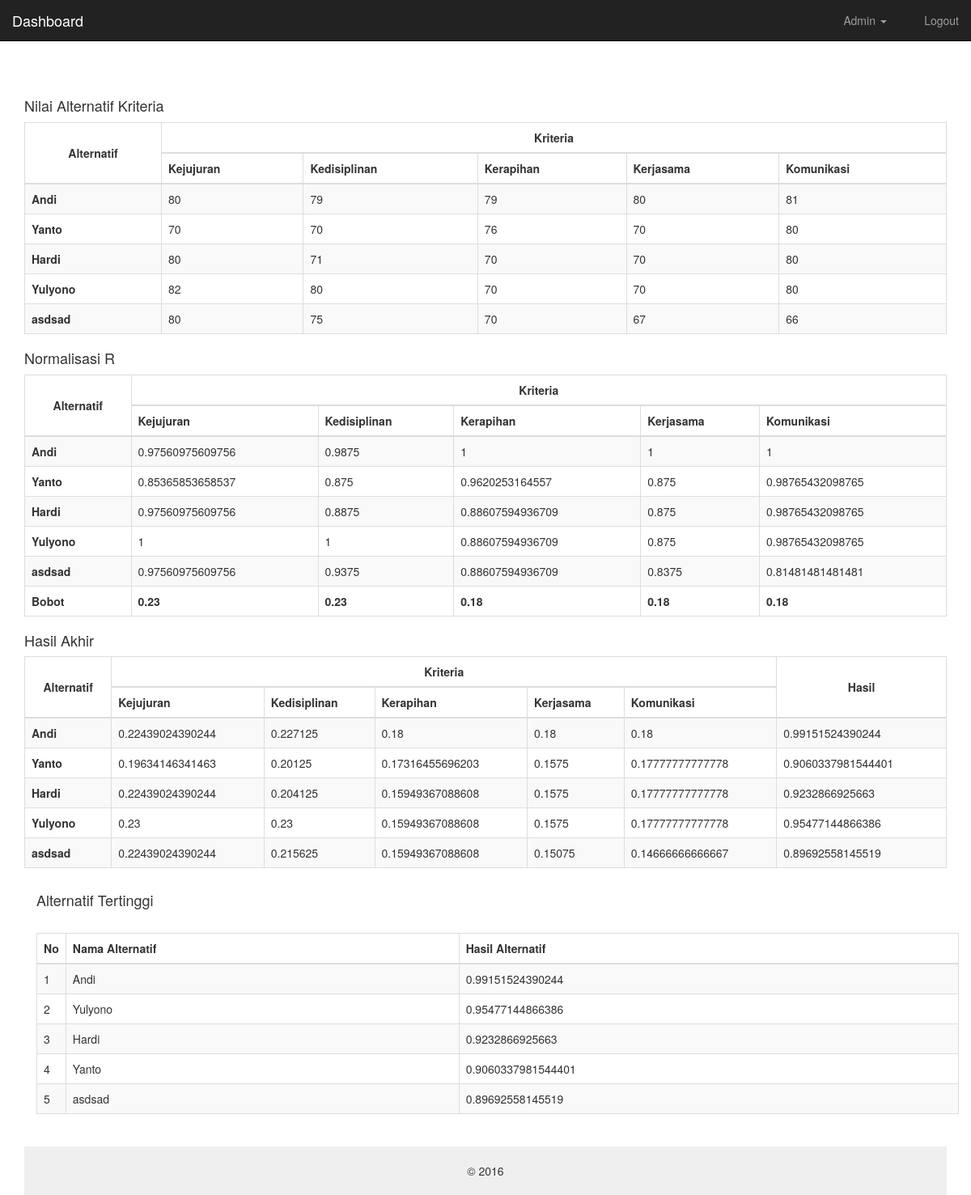
The app's page /laporan.php with its own data.
### tables this page shows
CREATE TABLE IF NOT EXISTS `kriteria` (
  `id_kriteria` int(11) NOT NULL,
  `nama_kriteria` varchar(255) NOT NULL,
  `tipe_kriteria` varchar(10) NOT NULL,
  `bobot_kriteria` double NOT NULL
);

CREATE TABLE IF NOT EXISTS `alternatif` (
  `id_alternatif` int(11) NOT NULL,
  `nama_alternatif` varchar(255) NOT NULL,
  `hasil_alternatif` double NOT NULL
);

CREATE TABLE IF NOT EXISTS `rangking` (
  `id_alternatif` int(11) NOT NULL,
  `id_kriteria` int(11) NOT NULL,
  `nilai_rangking` double NOT NULL,
  `nilai_normalisasi` double NOT NULL,
  `bobot_normalisasi` double NOT NULL
);

### includes/kriteria.inc.php (called while the page is built, shortened)
<?php
class Kriteria{
	private $conn;
	private $table_name = "kriteria";
	public function __construct($db){
		$this->conn = $db;
	}
	function readAll(){
		$query = "SELECT * FROM ".$this->table_name." ORDER BY id_kriteria ASC";
		$stmt = $this->conn->prepare( $query );
		$stmt->execute();
		return $stmt;
	}
}
?>

### includes/alternatif.inc.php (called while the page is built, shortened)
<?php
class Alternatif{
	private $conn;
	private $table_name = "alternatif";
	public function __construct($db){
		$this->conn = $db;
	}
	function readAll(){
		$query = "SELECT * FROM ".$this->table_name." ORDER BY id_alternatif ASC";
		$stmt = $this->conn->prepare( $query );
		$stmt->execute();
		return $stmt;
	}
	function readAllMax(){
		$query = "SELECT * FROM ".$this->table_name." ORDER BY hasil_alternatif DESC";
		$stmt = $this->conn->prepare( $query );
		$stmt->execute();
		return $stmt;
	}
}
?>

### includes/rangking.inc.php (called while the page is built, shortened)
<?php
class Rangking{
	private $conn;
	public function __construct($db){
		$this->conn = $db;
	}
	function readR($a){
		$query = "SELECT * FROM alternatif a, kriteria b, rangking c where a.id_alternatif=c.id_alternatif and b.id_kriteria=c.id_kriteria and c.id_alternatif='$a'";
		$stmt = $this->conn->prepare( $query );
		$stmt->execute();
		return $stmt;
	}
}
?>

### laporan.php (the view, shortened to what this page needs)
<!DOCTYPE html>
<html lang="en">
    <head>
        <link href="css/bootstrap.min.css" rel="stylesheet">
        <link href="css/styles.css" rel="stylesheet">
    </head>
    <body>
<div id="top-nav" class="navbar navbar-inverse navbar-static-top">
    <div class="container-fluid">
        <div class="navbar-header">
            <a class="navbar-brand" href="#">Dashboard</a>
        </div>
        <div class="navbar-collapse collapse">
            <ul class="nav navbar-nav navbar-right">
                <li class="dropdown">
                    <a class="dropdown-toggle" role="button" data-toggle="dropdown" href="#"><i class="glyphicon glyphicon-user"></i> Admin <span class="caret"></span></a>
                </li>
                <li><a href="#"><i class="glyphicon glyphicon-lock"></i> Logout</a></li>
            </ul>
        </div>
    </div>
</div>
<?php
$config = new Config();
$db = $config->getConnection();
?>
<!DOCTYPE html>
<html lang="en">
  <head>
    <link href="css/bootstrap.min.css" rel="stylesheet">
    <link href="css/dataTables.bootstrap.min.css" rel="stylesheet">
  </head>
  <body>
    <div id="container" class="container">
<?php
include_once 'includes/alternatif.inc.php';
$pro1 = new Alternatif($db);
$stmt1 = $pro1->readAll();
$stmt1x = $pro1->readAll();
$stmt1y = $pro1->readAll();
include_once 'includes/kriteria.inc.php';
$pro2 = new Kriteria($db);
$stmt2 = $pro2->readAll();
$stmt2x = $pro2->readAll();
$stmt2y = $pro2->readAll();
$stmt2yx = $pro2->readAll();
include_once 'includes/rangking.inc.php';
$pro = new Rangking($db);
?>
	<br/>
	<div>
	  <div class="tab-content">
	    <div role="tabpanel" class="tab-pane active" id="rangking">
	    	<br/>
	    	<h4>Nilai Alternatif Kriteria</h4>
			<table width="100%" class="table table-striped table-bordered">
		        <thead>
		            <tr>
		                <th rowspan="2" style="vertical-align: middle" class="text-center">Alternatif</th>
		                <th colspan="<?php echo $stmt2x->rowCount(); ?>" class="text-center">Kriteria</th>
		            </tr>
		            <tr>
		            <?php
					while ($row2x = $stmt2x->fetch(PDO::FETCH_ASSOC)){
					?>
		                <th><?php echo $row2x['nama_kriteria'] ?><br/></th>
		            <?php
					}
					?>
		            </tr>
		        </thead>
		        <tbody>
		<?php
		while ($row1x = $stmt1x->fetch(PDO::FETCH_ASSOC)){
		?>
		            <tr>
		                <th><?php echo $row1x['nama_alternatif'] ?></th>
		                <?php
		                $ax= $row1x['id_alternatif'];
						$stmtrx = $pro->readR($ax);
						while ($rowrx = $stmtrx->fetch(PDO::FETCH_ASSOC)){
						?>
		                <td>
		                	<?php
		                	echo $rowrx['nilai_rangking'];
		                	?>
		                </td>
		                <?php
		                }
						?>
		            </tr>
		<?php
		}
		?>
		        </tbody>
		    </table>
	    	<h4>Normalisasi R</h4>
			<table width="100%" class="table table-striped table-bordered">
		        <thead>
		            <tr>
		                <th rowspan="2" style="vertical-align: middle" class="text-center">Alternatif</th>
		                <th colspan="<?php echo $stmt2y->rowCount(); ?>" class="text-center">Kriteria</th>
		            </tr>
		            <tr>
		            <?php
					while ($row2y = $stmt2y->fetch(PDO::FETCH_ASSOC)){
					?>
		                <th><?php echo $row2y['nama_kriteria'] ?></th>
		            <?php
					}
					?>
		            </tr>
		        </thead>
		        <tbody>
		<?php
		while ($row1y = $stmt1y->fetch(PDO::FETCH_ASSOC)){
		?>
		            <tr>
		                <th><?php echo $row1y['nama_alternatif'] ?></th>
		                <?php
		                $ay= $row1y['id_alternatif'];
						$stmtry = $pro->readR($ay);
						while ($rowry = $stmtry->fetch(PDO::FETCH_ASSOC)){
						?>
		                <td>
		                	<?php
		                	echo $rowry['nilai_normalisasi'];
		                	?>
		                </td>
		                <?php
		                }
						?>
		            </tr>
		<?php
		}
		?><tr>
			<td><b>Bobot</b></td>
		            <?php
					while ($row2yx = $stmt2yx->fetch(PDO::FETCH_ASSOC)){
					?>
		                <td><b><?php echo $row2yx['bobot_kriteria'] ?></b></td>
		            <?php
					}
					?>
		            </tr>
		        </tbody>
		    </table>
		    <h4>Hasil Akhir</h4>
			<table width="100%" id="table-akhir" class="table table-striped table-bordered">
		        <thead>
		            <tr>
		                <th rowspan="2" style="vertical-align: middle" class="text-center">Alternatif</th>
		                <th colspan="<?php echo $stmt2->rowCount(); ?>" class="text-center">Kriteria</th>
		                <th rowspan="2" style="vertical-align: middle" class="text-center">Hasil</th>
		            </tr>
		            <tr>
		            <?php
					while ($row2 = $stmt2->fetch(PDO::FETCH_ASSOC)){
					?>
		                <th><?php echo $row2['nama_kriteria'] ?></th>
		            <?php
					}
					?>
		            </tr>
		        </thead>
		        <tbody>
		<?php
		while ($row1 = $stmt1->fetch(PDO::FETCH_ASSOC)){
		?>
		            <tr>
		                <th><?php echo $row1['nama_alternatif'] ?></th>
		                <?php
		                $a= $row1['id_alternatif'];
						$stmtr = $pro->readR($a);
						while ($rowr = $stmtr->fetch(PDO::FETCH_ASSOC)){
						?>
		                <td>
		                	<?php
		                	echo $rowr['bobot_normalisasi'];
		                	?>
		                </td>
		                <?php
		                }
						?>
						<td>
							<?php
							echo $row1['hasil_alternatif'];
							?>
						</td>
		            </tr>
		<?php
		}
		?>
		        </tbody>
		    </table>
		    <?php
$pro = new Alternatif($db);
$stmt = $pro->readAllMax();
?>
 <div class="container">
	<div class="row">
		<div class="col-md-6 text-left">
			<h4>Alternatif Tertinggi</h4>
		</div>
	</div>
	<br/>
	<table width="100%" class="table table-striped table-bordered" id="tabeldata">
        <thead>
            <tr>
                <th width="30px">No</th>
                <th>Nama Alternatif</th>
                <th>Hasil Alternatif</th>
            </tr>
        </thead>
        <tbody>
<?php
$no=1;
while ($row = $stmt->fetch(PDO::FETCH_ASSOC)){
?>
            <tr>
                <td><?php echo $no++ ?></td>
                <td><?php echo $row['nama_alternatif'] ?></td>
                <td><?php echo $row['hasil_alternatif'] ?></td>
            </tr>
<?php
}
?>
        </tbody>
    </table>
	    </div>
	  </div>
	</div>
	<footer class="text-center">&copy; 2016</footer>
	</div>
  </body>
</html>

### css/styles.css (style rules this page uses)
.navbar-static-top { margin-bottom:20px; }
i { font-size:16px; }
.nav > li > a { color:#787878; }
footer { margin-top:20px; padding-top:20px; padding-bottom:20px; background-color:#efefef; }

### records on screen
kriteria: nama_kriteria "Kejujuran", bobot_kriteria "0.23"
kriteria: nama_kriteria "Kedisiplinan", bobot_kriteria "0.23"
kriteria: nama_kriteria "Kerapihan", bobot_kriteria "0.18"
kriteria: nama_kriteria "Kerjasama", bobot_kriteria "0.18"
kriteria: nama_kriteria "Komunikasi", bobot_kriteria "0.18"
alternatif: nama_alternatif "Andi", hasil_alternatif "0.99151524390244"
rangking: nilai_rangking "80", nilai_normalisasi "0.97560975609756", bobot_normalisasi "0.22439024390244"
rangking: nilai_rangking "79", nilai_normalisasi "0.9875", bobot_normalisasi "0.227125"
rangking: nilai_rangking "79", nilai_normalisasi "1", bobot_normalisasi "0.18"
rangking: nilai_rangking "80", nilai_normalisasi "1", bobot_normalisasi "0.18"
rangking: nilai_rangking "81", nilai_normalisasi "1", bobot_normalisasi "0.18"
alternatif: nama_alternatif "Yanto", hasil_alternatif "0.9060337981544401"
rangking: nilai_rangking "70", nilai_normalisasi "0.85365853658537", bobot_normalisasi "0.19634146341463"
rangking: nilai_rangking "70", nilai_normalisasi "0.875", bobot_normalisasi "0.20125"
rangking: nilai_rangking "76", nilai_normalisasi "0.9620253164557", bobot_normalisasi "0.17316455696203"
rangking: nilai_rangking "70", nilai_normalisasi "0.875", bobot_normalisasi "0.1575"
rangking: nilai_rangking "80", nilai_normalisasi "0.98765432098765", bobot_normalisasi "0.17777777777778"
alternatif: nama_alternatif "Hardi", hasil_alternatif "0.9232866925663"
rangking: nilai_rangking "80", nilai_normalisasi "0.97560975609756", bobot_normalisasi "0.22439024390244"
rangking: nilai_rangking "71", nilai_normalisasi "0.8875", bobot_normalisasi "0.204125"
rangking: nilai_rangking "70", nilai_normalisasi "0.88607594936709", bobot_normalisasi "0.15949367088608"
rangking: nilai_rangking "70", nilai_normalisasi "0.875", bobot_normalisasi "0.1575"
rangking: nilai_rangking "80", nilai_normalisasi "0.98765432098765", bobot_normalisasi "0.17777777777778"
alternatif: nama_alternatif "Yulyono", hasil_alternatif "0.95477144866386"
rangking: nilai_rangking "82", nilai_normalisasi "1", bobot_normalisasi "0.23"
rangking: nilai_rangking "80", nilai_normalisasi "1", bobot_normalisasi "0.23"
rangking: nilai_rangking "70", nilai_normalisasi "0.88607594936709", bobot_normalisasi "0.15949367088608"
rangking: nilai_rangking "70", nilai_normalisasi "0.875", bobot_normalisasi "0.1575"
rangking: nilai_rangking "80", nilai_normalisasi "0.98765432098765", bobot_normalisasi "0.17777777777778"
alternatif: nama_alternatif "asdsad", hasil_alternatif "0.89692558145519"
rangking: nilai_rangking "80", nilai_normalisasi "0.97560975609756", bobot_normalisasi "0.22439024390244"
rangking: nilai_rangking "75", nilai_normalisasi "0.9375", bobot_normalisasi "0.215625"
rangking: nilai_rangking "70", nilai_normalisasi "0.88607594936709", bobot_normalisasi "0.15949367088608"
rangking: nilai_rangking "67", nilai_normalisasi "0.8375", bobot_normalisasi "0.15075"
rangking: nilai_rangking "66", nilai_normalisasi "0.81481481481481", bobot_normalisasi "0.14666666666667"
